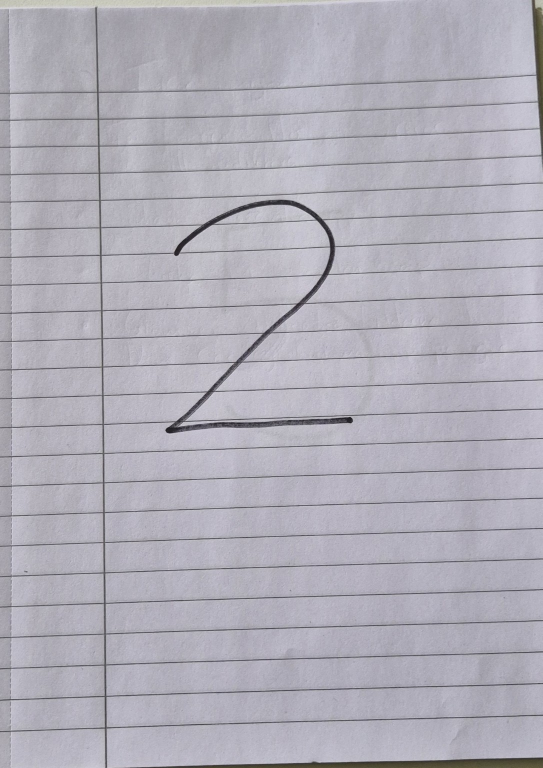
#> input picture chapter_04_classification/img_4/my_2.jpg, 1085 x 1536 px, found by its file name (shown at 1/2 size)
$ jupyter execute --allow-errors chapter_04_question_15_mnist.ipynb
#> lines starting #> are read from the running program, lines starting #| are printed output that depends on the picture; after the words box and inside, x2 and y2 are one past the last pixel; in counts of white or black regions, pixels touching at a corner belong together
# Kapitel 4 – Fråga 15

### Klassificera egna handskrivna siffror med MNIST

Jag utgår från kodexempel 1 i boken men skalar ner flödet till det som behövs här:

`MNIST -> train/test -> StandardScaler -> ExtraTrees -> egna bilder -> preprocessing -> predict`

[cell 1]
import numpy as np
import matplotlib.pyplot as plt

from pathlib import Path
from PIL import Image, ImageOps

from sklearn.datasets import fetch_openml
from sklearn.model_selection import train_test_split
from sklearn.preprocessing import StandardScaler
from sklearn.ensemble import ExtraTreesClassifier
from sklearn.metrics import accuracy_score

### 1. Ladda MNIST

Precis som i bokens exempel använder jag de första 10 000 observationerna för att hålla körtiden nere.

#> (a cell that did not finish here is left out)

### 2. Dela data, skala och träna modellen

Jag använder `StandardScaler` och `ExtraTreesClassifier`, samma typ av flöde som i kodexemplet.

#> (a cell that did not finish here is left out)

### 3. Preprocessa egna bilder

MNIST består av 28x28 pixlar med ljus siffra på mörk bakgrund.

Mobilbilderna behöver därför:

- göras om till gråskala
- beskäras runt siffran
- inverteras så siffran blir ljus
- skalas ner till 28x28
- göras om till 784 features

Jag använder samma funktion för alla tre bilderna.

[cell 4]
from PIL import Image
import numpy as np

def preprocess_digit(path):
    image = Image.open(path).convert("L")
    arr = np.array(image)

    # Beskär bort kanterna
    h, w = arr.shape
#> h = 1536; w = 1085
    arr = arr[
        int(h * 0.20):int(h * 0.80),
        int(w * 0.20):int(w * 0.80)
    ]

    # Bara riktigt mörka pixlar = pennan
    mask = arr < 80
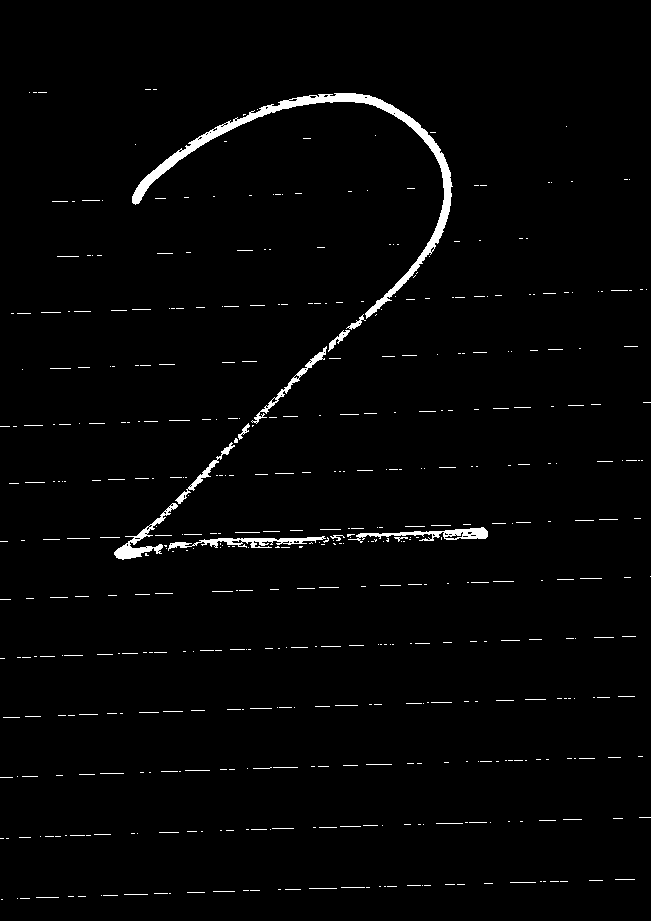
#> mask: shape (921, 651) bool; 1.9% white; 489 white regions (439 under 20 px), largest, box (x1, y1, x2, y2) and area: (132, 93, 453, 319) 4340, (168, 536, 326, 551) 769, (348, 527, 488, 543) 757

    ys, xs = np.where(mask)
#> ys = 11673 values from 89 to 899; xs = 11673 values, max 650 at index 5667, min 0 at index 6063, mean 303.1

    if len(xs) == 0:
        raise ValueError(f"Kunde inte hitta någon siffra i {path}")

    # Beskär runt siffran
    mask = mask[
        ys.min():ys.max() + 1,
        xs.min():xs.max() + 1
    ]
#> mask: shape (811, 651) bool; 2.2% white; 489 white regions (439 under 20 px), largest, box (x1, y1, x2, y2) and area: (132, 4, 453, 230) 4340, (168, 447, 326, 462) 769, (348, 438, 488, 454) 757

    digit = Image.fromarray(
        (mask * 255).astype(np.uint8)
    )

    # Skala ner
    digit.thumbnail((20, 20))
#> digit: PIL image 16x20 L

    # Centrera på 28x28
    canvas = Image.new("L", (28, 28), 0)
#> canvas: PIL image 28x28 L; every value is 0

    x = (28 - digit.width) // 2
#> x = 6
    y = (28 - digit.height) // 2
#> y = 4

    canvas.paste(digit, (x, y))

    return np.array(canvas)

### 4. Testa mina egna siffror

Jag testar tre mobilbilder där jag skrivit siffrorna 2, 5 och 8.

[cell 5]
image_paths = [
    Path("chapter_04_classification/img_4/my_2.jpg"),
    Path("chapter_04_classification/img_4/my_5.jpg"),
    Path("chapter_04_classification/img_4/my_8.jpg"),
]

processed_images = [
    preprocess_digit(path)
    for path in image_paths
]
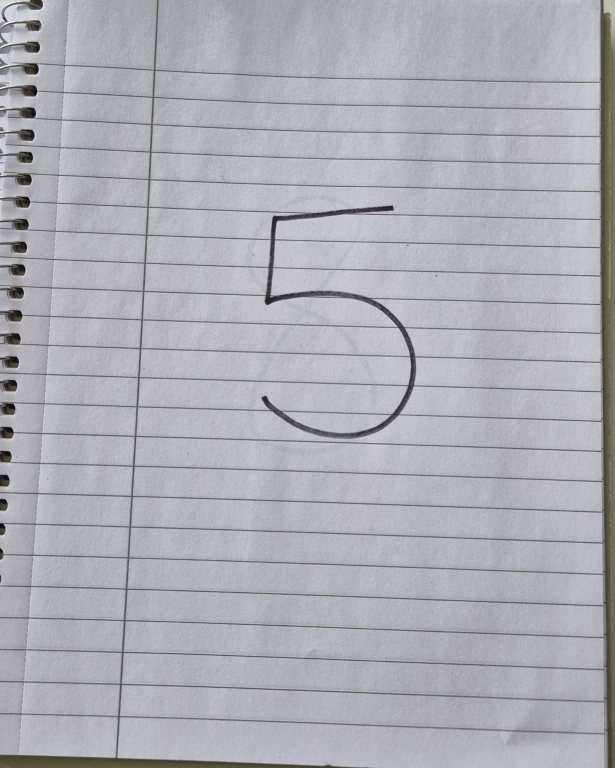
#> input picture chapter_04_classification/img_4/my_5.jpg, 1229 x 1536 px, found by its file name (shown at 1/2 size)
#> in preprocess_digit (call 2), `arr = arr[ int(h * 0.20):int(h * 0.80), int(w * 0.20):int(w * 0.80) ]`:
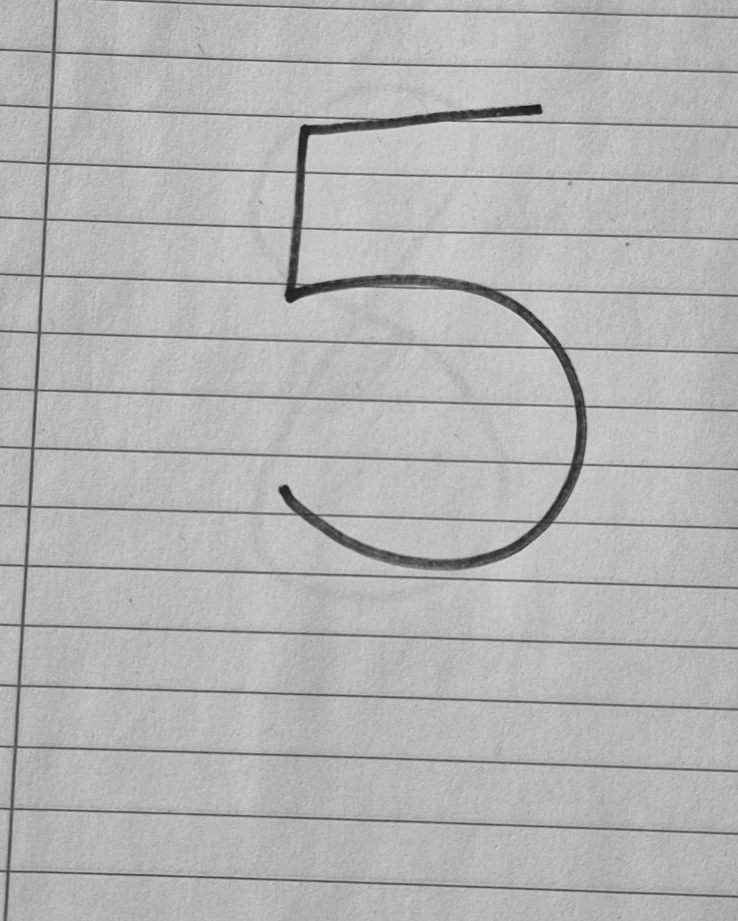
#> arr: shape (921, 738); min 22, max 217, mean 180
#> in preprocess_digit (call 2), `mask = arr < 80`:
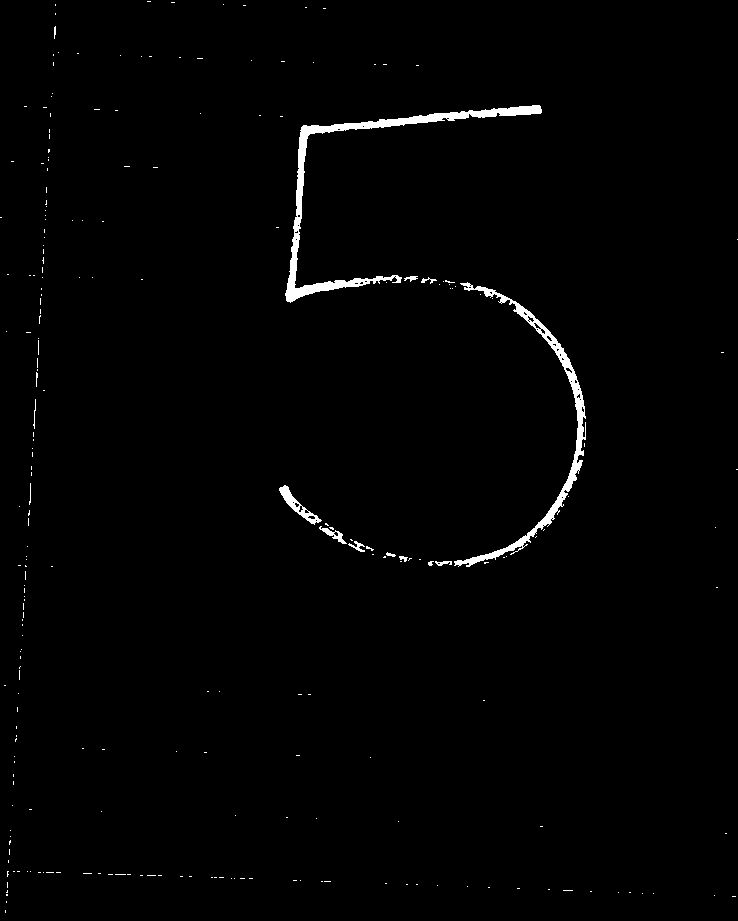
#> mask: shape (921, 738) bool; 1.2% white; 241 white regions (226 under 20 px), largest, box (x1, y1, x2, y2) and area: (285, 105, 542, 303) 3709, (454, 282, 586, 567) 2763, (279, 485, 322, 525) 412
#> in preprocess_digit (call 2), `ys, xs = np.where(mask)`: ys = 8140 values from 1 to 912; xs = 8140 values, max 737 at index 2677, min 0 at index 2520, mean 401.8
#> in preprocess_digit (call 2), `mask = mask[ ys.min():ys.max() + 1, xs.min():xs.max() + 1 ]`: mask: shape (912, 738) bool; 1.2% white; 241 white regions (226 under 20 px), largest, box (x1, y1, x2, y2) and area: (285, 104, 542, 302) 3709, (454, 281, 586, 566) 2763, (279, 484, 322, 524) 412
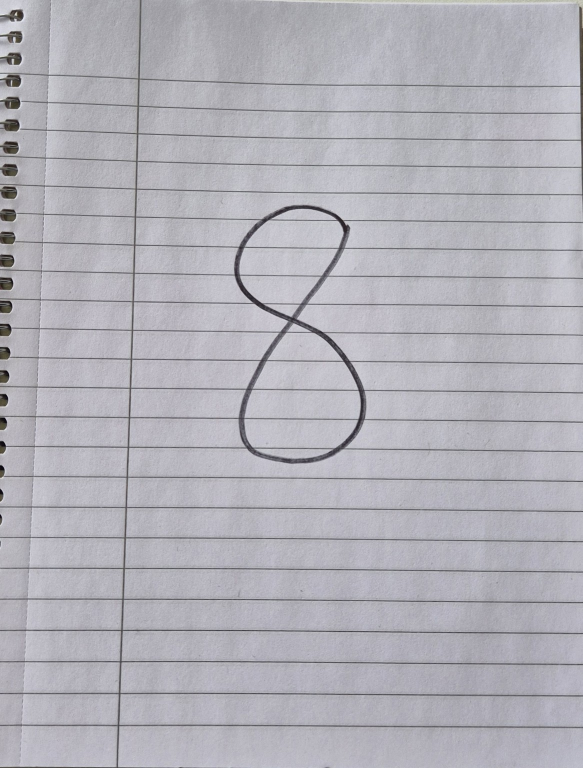
#> input picture chapter_04_classification/img_4/my_8.jpg, 1165 x 1536 px, found by its file name (shown at 1/2 size)
#> in preprocess_digit (call 3), `arr = arr[ int(h * 0.20):int(h * 0.80), int(w * 0.20):int(w * 0.80) ]`:
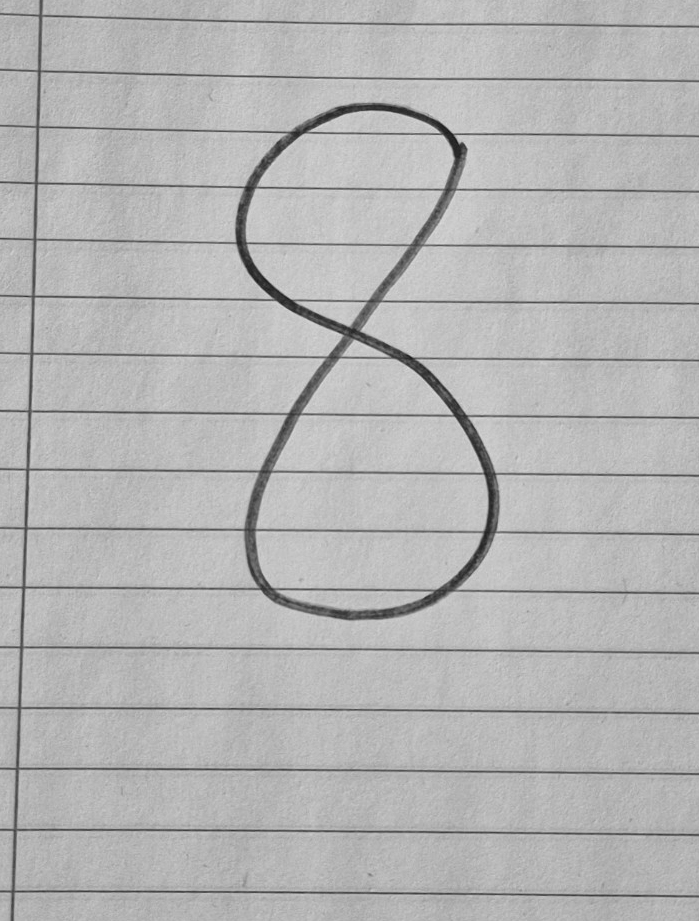
#> arr: shape (921, 699); min 24, max 218, mean 180.4
#> in preprocess_digit (call 3), `mask = arr < 80`:
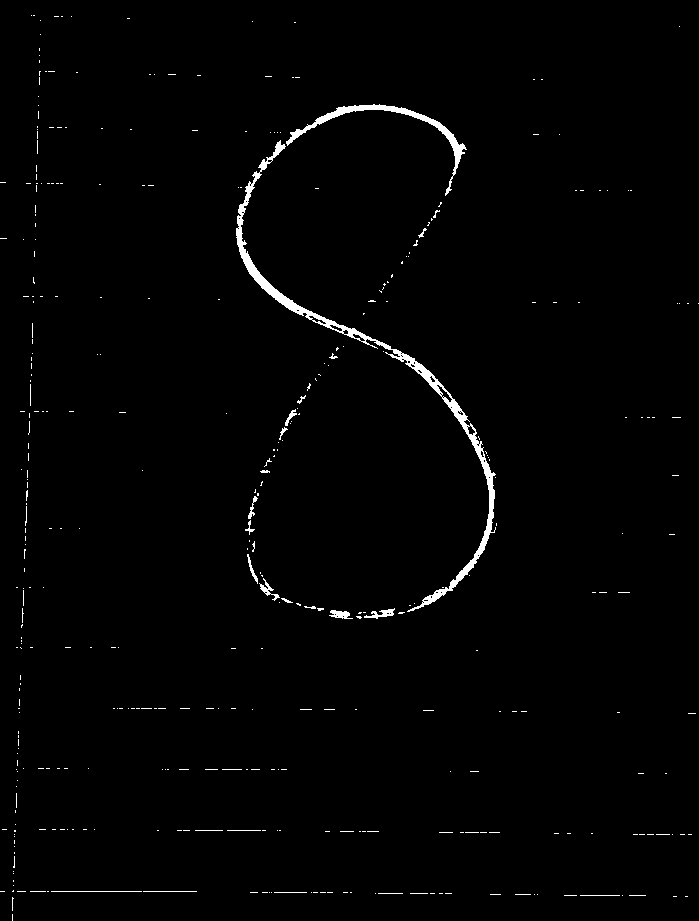
#> mask: shape (921, 699) bool; 1.3% white; 385 white regions (358 under 20 px), largest, box (x1, y1, x2, y2) and area: (236, 140, 496, 612) 4061, (286, 104, 467, 196) 1352, (364, 608, 395, 619) 145
#> in preprocess_digit (call 3), `ys, xs = np.where(mask)`: ys = 8213 values from 15 to 920; xs = 8213 values, max 698 at index 3037, min 0 at index 1740, mean 339
#> in preprocess_digit (call 3), `mask = mask[ ys.min():ys.max() + 1, xs.min():xs.max() + 1 ]`:
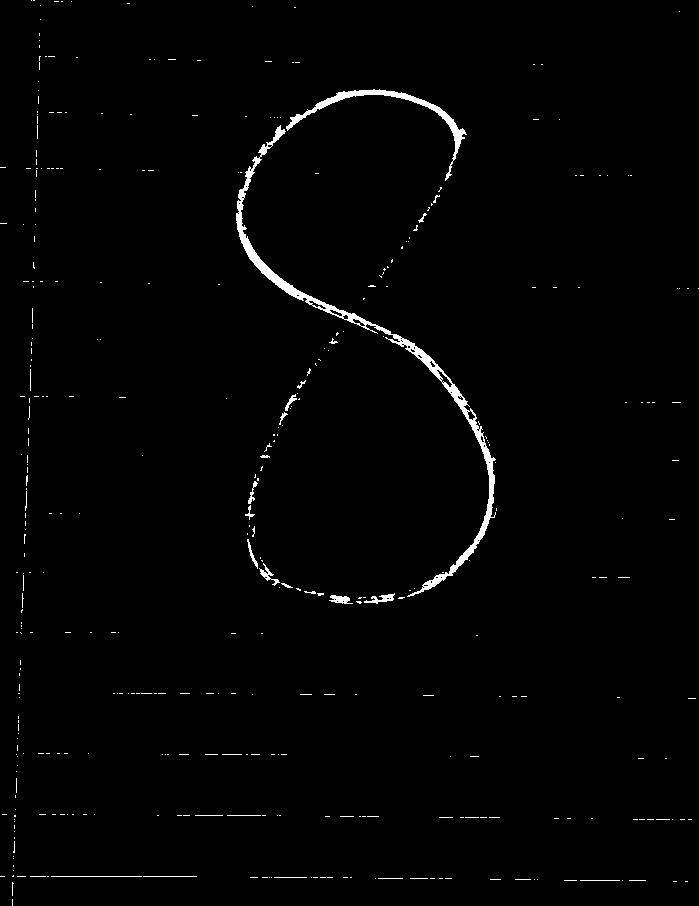
#> mask: shape (906, 699) bool; 1.3% white; 385 white regions (358 under 20 px), largest, box (x1, y1, x2, y2) and area: (236, 125, 496, 597) 4061, (286, 89, 467, 181) 1352, (364, 593, 395, 604) 145
#> in preprocess_digit (call 3), `canvas.paste(digit, (x, y))`:
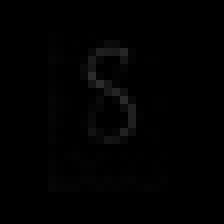
#> canvas: PIL image 28x28 L (shown 8 times larger); min 0, max 44, mean 1.4
#> processed_images = 3 items

[cell 6]
fig, axes = plt.subplots(1, 3, figsize=(7, 3))

for ax, img, path in zip(axes, processed_images, image_paths):
    ax.imshow(img, cmap="gray")
    ax.set_title(path.stem)
    ax.axis("off")
#> this loop made 3 passes

plt.tight_layout()
plt.show()
